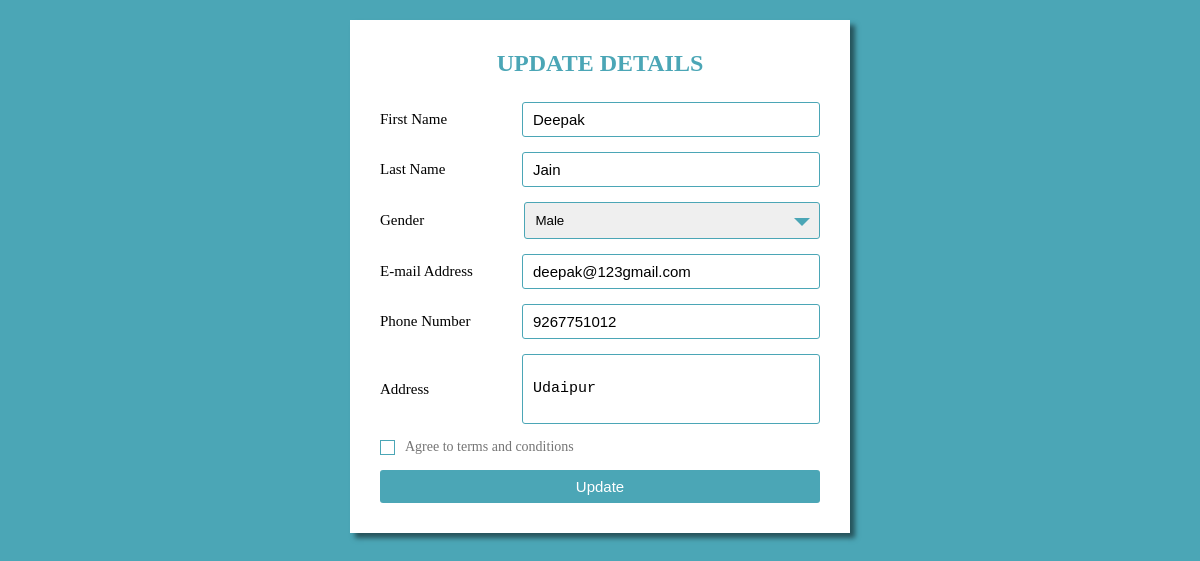
Page /update_design.php?id1=2 on the committed database.
### tables this page shows
CREATE TABLE `form` (
  `id` int(11) NOT NULL,
  `fname` varchar(20) NOT NULL,
  `lname` varchar(20) NOT NULL,
  `password` varchar(255) NOT NULL,
  `gender` varchar(10) NOT NULL,
  `email` varchar(40) NOT NULL,
  `phone` varchar(10) NOT NULL,
  `address` varchar(50) NOT NULL
);

### update_design.php (the view, shortened to what this page needs)
<?php include("connect.php");
$id2 = $_GET['id1'];
$query = "SELECT * FROM form where id= '$id2'";
$data = mysqli_query($conn,$query);
$result = mysqli_fetch_assoc($data);
?>
<!DOCTYPE html>
<html lang="en">
<head>
    <link rel="stylesheet" href="style.css">
</head>
<body>
    <div class="container">
        <form action="#" method="POST">
        <div class="title">
            Update Details
        </div>
        <div class="form">
            <div class="input_field">
                <label>First Name</label>
                <input type="text" class="input" value="<?php echo "$result[fname]" ?>" name="fname" required>
            </div>
            <div class="input_field">
                <label>Last Name</label>
                <input type="text" class="input" value="<?php echo "$result[lname]" ?>" name="lname" required>
            </div>
            <div class="input_field">
                <label>Gender</label>
                <div class="custom_select">
                <select name="gender" required>
                    <option value="Male" <?php if($result['gender'] == 'Male'){
                        echo "Selected";
                    } ?>>Male</option>
                </select>
                </div>
            </div>
            <div class="input_field" required>
                <label>E-mail Address</label>
                <input type="email" class="input" value="<?php echo "$result[email]" ?>" name="email">
            </div>
            <div class="input_field" required>
                <label>Phone Number</label>
                <input type="text" class="input" value="<?php echo "$result[phone]" ?>" name="phone">
            </div>
            <div class="input_field" required>
                <label>Address</label>
                <textarea class="textarea" name="address">
                <?php echo "$result[address]"; ?>
                </textarea>
            </div>
            <div class="input_field terms">
                <label class="check" required>
                    <span class="checkmark"></span>
                </label>
                <p>Agree to terms and conditions</p>
            </div>
            <div class="input_field">
                <input type="submit" value="Update" class="btn" name="update">
            </div>
        </div>
</form>
    </div>
</body>
</html>

### style.css (style rules this page uses)
* { padding: 0; margin: 0; box-sizing: border-box; }
body { background-color: #4ba6b6; padding: 0 10px; }
.container { max-width: 500px; width: 100%; background-color: white; margin: 20px auto; padding: 30px; box-shadow: 5px 5px 5px rgba(0, 0, 0, 0.5); }
.container .title { font-size: 24px; font-weight: 700; margin-bottom: 25px; color: #4ba6b6; text-transform: uppercase; text-align: center; }
.container .form { width: 100%; }
.container .form .input_field { margin-bottom: 15px; display: flex; align-items: center; }
.container .form .input_field label { width: 200px; margin-right: 10px; font-size: 15px; }
.container .form .input_field .input, .container .form .input_field .textarea { width: 100%; outline: none; border:1px solid #4ba6b6; font-size: 15px; padding: 8px 10px; border-radius: 3px; transition: all 0.5s ease; text-decoration: none; }
.container .form .input_field .textarea { resize: none; height: 70px; }
.container .form .input_field .custom_select { position: relative; width: 100%; height: 37px; }
.container .form .input_field .custom_select select { -webkit-appearance: none; appearance: none; width: 100%; height: 100%; padding: 8px 10px; border:1px solid #4ba6b6; border-radius: 3px; outline: none; }
.container .form .input_field .custom_select::before { content: ""; position: absolute; top: 16px; right: 10px; border: 8px solid black; border-color: #4ba6b6 transparent transparent transparent; pointer-events: none; }
.container .form .input_field p { font-size: 14px; color: #757575; }
.container .form .input_field .check { width: 15px; height: 15px; position: relative; display: block; cursor: pointer; }
.container .form .input_field .check .checkmark { width: 15px; height: 15px; border: 1px solid #4ba6b6; display: block; position: relative; }
.container .form .input_field .check .checkmark:before { content: ""; position: absolute; top: 2px; left: 2px; width: 5px; height: 2px; border: 2px solid; border-color: transparent transparent white white; transform: rotate(-45deg); }
.container .form .input_field .btn { width: 100%; padding: 8px 10px; font-size: 15px; border: 0; background: #4ba6b6; color: white; cursor: pointer; border-radius: 3px; outline: none; }
.container .form .input_field:last-child { margin-bottom: 0; }

### rows in the picture
form: fname "Deepak", lname "Jain", email "deepak@123gmail.com", phone "9267751012", address "Udaipur"
